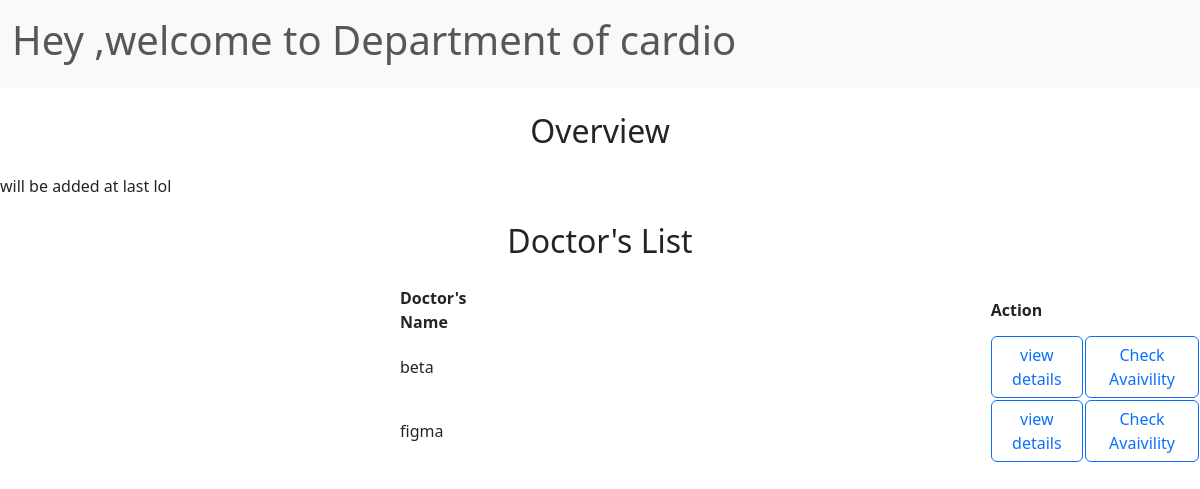
The app's page /dashboard/patient/dep-details/cardio with its own data.
### models/models.py (models this page shows)
class Department(db.Model):
    id=db.Column(db.Integer(),primary_key=True)
    name=db.Column(db.String(50),nullable = False)
    descreption=db.Column(db.String(200),nullable=True)

class Doctor(db.Model):
    id=db.Column(db.Integer(),primary_key=True)
    fullname = db.Column(db.String(50),nullable = False)
    username = db.Column(db.String(50),unique = True,nullable = False)
    password = db.Column(db.String(),nullable= False)
    address = db.Column(db.String(200),nullable = False)
    phone = db.Column(db.String(15),nullable = False)
    email = db.Column(db.String(50),nullable = False)
    experience = db.Column(db.String(100),nullable = False)
    specialization = db.Column(db.String(50),nullable = False)
    created_at=db.Column(db.DateTime(),default=datetime.datetime.utcnow)
    updated_at=db.Column(db.DateTime(),default=datetime.datetime.utcnow,onupdate=datetime.datetime.utcnow)

### controllers/showDepartmentPage.py (the view)
@showthedepartment.route("/dashboard/patient/dep-details/<string:depname>", methods=['GET','POST'])
def showTheDepartment(depname):
    print(depname)
    getDetails = Department.query.filter_by(name=depname).first()
    getdoctors = Doctor.query.filter_by(specialization=depname).all()
    print(getdoctors)
    return render_template("departmentPage.html",getDetails=getDetails, getdoctors=getdoctors)

### templates/departmentPage.html (shortened to what this page needs)
<!DOCTYPE html>
<html lang="en">
<head>
        <link href="https://cdn.jsdelivr.net/npm/bootstrap@5.3.2/dist/css/bootstrap.min.css" rel="stylesheet">
</head>
<body>
    <nav class="navbar bg-body-tertiary">
  <div class="container-fluid">
    <span class="navbar-text">
  <h1>Hey ,welcome to Department of {{getDetails.name}}</h1>
    </span>
  </div>
</nav>
     <h2 class="text-center my-4">Overview</h2>
     <p>will be added at last lol</p>
 <div><h2 class="text-center my-4">Doctor's List</h2></div>
 <table>
      <thead>
        <tr>
            <th style="padding-right: 500px;padding-left: 400px;">Doctor's Name</th>
            <th>Action</th>
        </tr>
    </thead>
      <tbody>
        {% for x in getdoctors %}
        <tr>
            <td style="padding-right: 500px;padding-left: 400px;">{{ x.fullname }}</td>
            <td>
            <a class="btn btn-outline-primary" href="/dashboard/patient/dep-details/{{x.specialization}}/{{x.username}}">view details </a>
            </td>
            <td>
            <a class="btn btn-outline-primary" href="/dashboard/patient/{{x.specialization}}/{{x.fullname}}/{{x.username}}/availibility">Check Avaivility</a>
            </td>
        </tr>
        {% endfor %}
    </tbody>
 </table>
</html>

### records on screen
Department: name "cardio"
Doctor: fullname "beta"
Doctor: fullname "figma"
